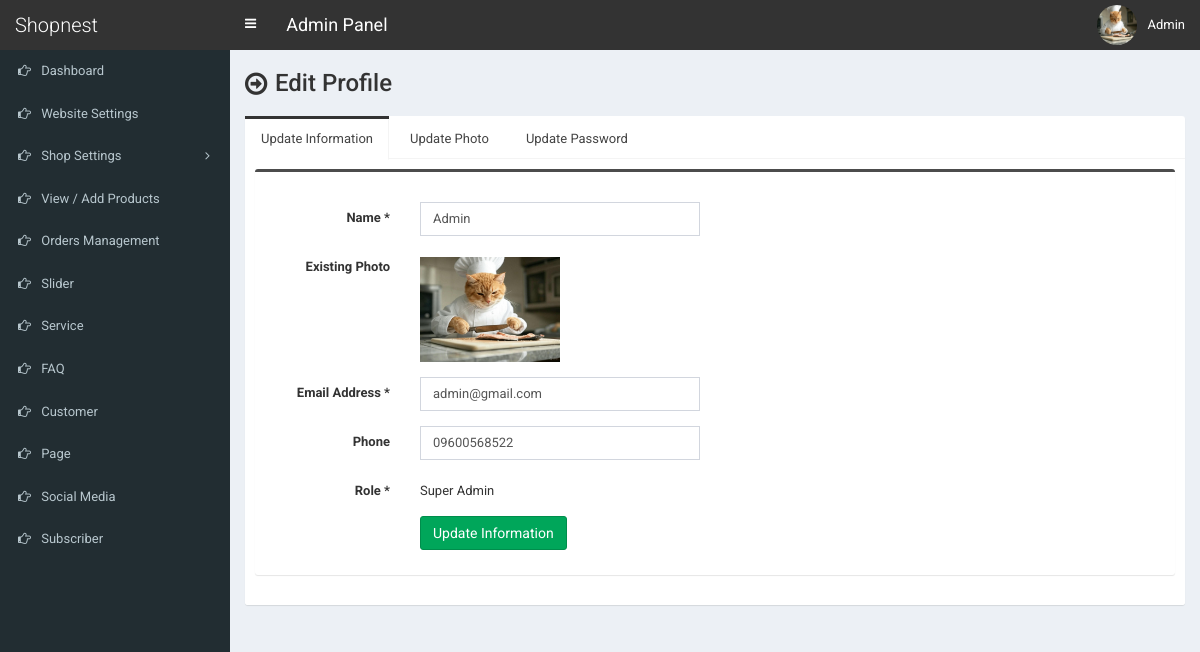
Page /admin/profile-edit.php (signed in) on the committed database.
### tables this page shows
CREATE TABLE `tbl_user` (
  `id` int(10) NOT NULL,
  `full_name` varchar(100) NOT NULL,
  `email` varchar(255) NOT NULL,
  `phone` varchar(100) NOT NULL,
  `password` varchar(255) NOT NULL,
  `photo` varchar(255) NOT NULL,
  `role` varchar(30) NOT NULL,
  `status` varchar(10) NOT NULL
);

### admin/profile-edit.php (the view, shortened to what this page needs)
<?php require_once('header.php'); ?>
<section class="content-header">
	<div class="content-header-left">
		<h1>Edit Profile</h1>
	</div>
</section>
<?php
$statement = $pdo->prepare("SELECT * FROM tbl_user WHERE id=?");
$statement->execute(array($_SESSION['user']['id']));
$statement->rowCount();
$result = $statement->fetchAll(PDO::FETCH_ASSOC);
foreach ($result as $row) {
	$full_name = $row['full_name'];
	$email     = $row['email'];
	$phone     = $row['phone'];
	$photo     = $row['photo'];
	$role      = $row['role'];
}
?>
<section class="content">
	<div class="row">
		<div class="col-md-12">
				<div class="nav-tabs-custom">
					<ul class="nav nav-tabs">
						<li class="active"><a href="#tab_1" data-toggle="tab">Update Information</a></li>
						<li><a href="#tab_2" data-toggle="tab">Update Photo</a></li>
						<li><a href="#tab_3" data-toggle="tab">Update Password</a></li>
					</ul>
					<div class="tab-content">
          				<div class="tab-pane active" id="tab_1">
							<form class="form-horizontal" action="" method="post">
							<div class="box box-info">
								<div class="box-body">
									<div class="form-group">
										<label for="" class="col-sm-2 control-label">Name <span>*</span></label>
										<?php
										if($_SESSION['user']['role'] == 'Super Admin') {
											?>
												<div class="col-sm-4">
													<input type="text" class="form-control" name="full_name" value="<?php echo $full_name; ?>">
												</div>
											<?php
										} else {
											?>
												<div class="col-sm-4" style="padding-top:7px;">
													<?php echo $full_name; ?>
												</div>
											<?php
										}
										?>
									</div>
									<div class="form-group">
							            <label for="" class="col-sm-2 control-label">Existing Photo</label>
							            <div class="col-sm-6" style="padding-top:6px;">
							                <img src="../assets/uploads/<?php echo $photo; ?>" class="existing-photo" width="140">
							            </div>
							        </div>
									<div class="form-group">
										<label for="" class="col-sm-2 control-label">Email Address <span>*</span></label>
										<?php
										if($_SESSION['user']['role'] == 'Super Admin') {
											?>
												<div class="col-sm-4">
													<input type="email" class="form-control" name="email" value="<?php echo $email; ?>">
												</div>
											<?php
										} else {
											?>
											<div class="col-sm-4" style="padding-top:7px;">
												<?php echo $email; ?>
											</div>
											<?php
										}
										?>
									</div>
									<div class="form-group">
										<label for="" class="col-sm-2 control-label">Phone </label>
										<div class="col-sm-4">
											<input type="text" class="form-control" name="phone" value="<?php echo $phone; ?>">
										</div>
									</div>
									<div class="form-group">
										<label for="" class="col-sm-2 control-label">Role <span>*</span></label>
										<div class="col-sm-4" style="padding-top:7px;">
											<?php echo $role; ?>
										</div>
									</div>
									<div class="form-group">
										<label for="" class="col-sm-2 control-label"></label>
										<div class="col-sm-6">
											<button type="submit" class="btn btn-success pull-left" name="form1">Update Information</button>
										</div>
									</div>
								</div>
							</div>
							</form>
          				</div>
          			</div>
				</div>
		</div>
	</div>
</section>
<?php require_once('footer.php'); ?>

### admin/style.css (style rules this page uses)
body { font-size: 13px; font-family: 'Roboto', sans-serif; }
.content-header>h1, .content-header .content-header-left h1 { font-family: 'Roboto', sans-serif; }
.box-info { padding-top: 20px; }
.content-header { overflow: hidden; }
.content-header .content-header-left { float: left; padding-top: 5px; }
.content-header .content-header-left h1 { margin-top: 0; margin-bottom: 0; padding-left: 30px; padding-bottom: 5px; font-size: 24px; position: relative; }
.content-header .content-header-left h1:before { position: absolute; top: 0; left: 0; font-family: 'FontAwesome', sans-serif; font-size: 26px; content: '\f18e'; }
img.existing-photo { max-width: 500px; }
.nav-tabs-custom>.nav-tabs>li.active { border-top-color: #333333; }
.box.box-info { border-top-color: #4c4c4c; }
input, textarea, select { font-size: 13px!important; }

### rows in the picture
tbl_user: full_name "Admin", photo (picture), email "admin@gmail.com", phone "09600568522", role "Super Admin"

### other values in the picture
$_SESSION['user']['full_name'] "Admin"
